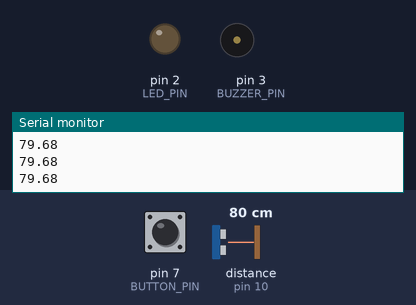
Simulated run of this sketch. Board: Arduino Uno, built with avr-gcc and run on an emulated ATmega328P. On the bench: output pins drawn as LEDs (lit = HIGH), buzzer (waves = sounding), the last lines printed to the serial monitor. Wiring (inferred from the names in the program): ultrasonic range finder: trigger pin 9; echo pin 10. Dashed ring = blinking. The inputs (shaded band) are chosen by the test bench; at power-on: distance to the obstacle (sensor on pin 10) 80 cm, pin 7 (BUTTON_PIN) HIGH. The echo pulse lasts 58.3 µs per cm; pins used as bus, display or sensor lines are not drawn.

Above: at 1.2 s.
1.3 s: distance to the obstacle (sensor on pin 10) set to 12 cm
2.8 s: distance to the obstacle (sensor on pin 10) set to 9 cm
At 2.91 s:
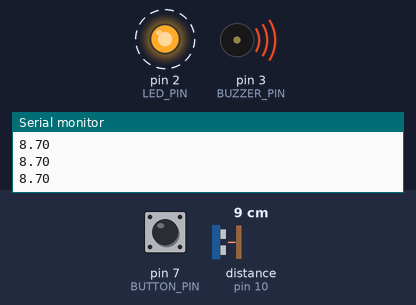
5.8 s: pin 7 (BUTTON_PIN) pulled LOW for 0.15 s
At 6.6 s:
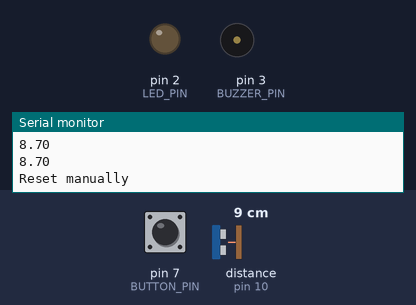
8.9 s: pin 7 (BUTTON_PIN) pulled LOW for 3.2 s
At 9.4 s:
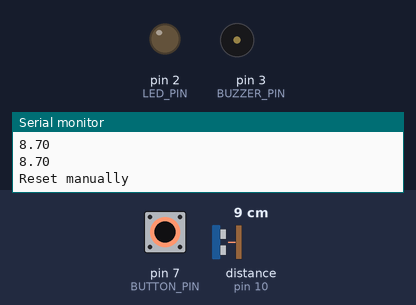
13.6 s: distance to the obstacle (sensor on pin 10) set to 18 cm
At 14.6 s:
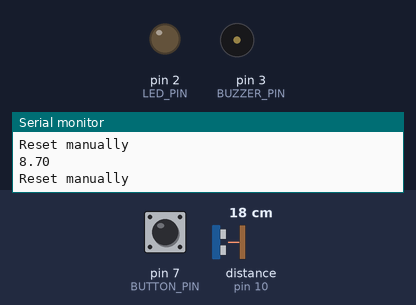
Timing chart, 0 to 16.1 s (numbered marks = the images above; inputs shaded):
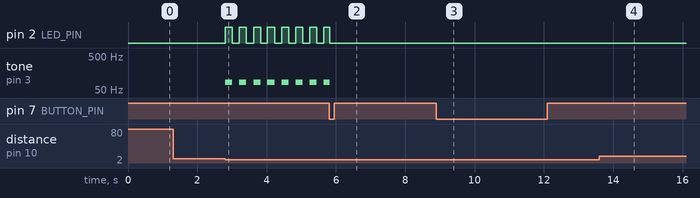

Measured:
- the behaviour switches between 11 and 10 cm on distance to the obstacle (sensor on pin 10) (found by bisection; images 0 and 1)
- after the input at 2.8 s, pin 2 (LED_PIN): alternates HIGH for 0.20 s and LOW for 0.20 s, starting at once; tone on pin 3 (BUZZER_PIN): alternates 85 Hz for 0.20 s and silent for 0.20 s, starting at once
- after the input at 5.8 s, pin 2 (LED_PIN): goes on until 5.8 s, then stays LOW; tone on pin 3 (BUZZER_PIN): goes on until 5.8 s, then stays silent
- after the input at 8.9 s, pin 2 (LED_PIN): stops changing and stays LOW; tone on pin 3 (BUZZER_PIN): stops changing and stays silent
- after the input at 13.6 s, pin 2 (LED_PIN): stays LOW (without the input it goes to HIGH after 2.2 s); tone on pin 3 (BUZZER_PIN): stays silent (without the input it goes to 85 Hz after 2.2 s)

The sketch:

SimpleBurglarAlarm.ino
```cpp
const int LED_PIN = 2; //LED for flashing lights
const int BUZZER_PIN = 3; //Buzzer for alarm sound
const int BEEP_FREQ = 200;  //Time (milliseconds) between each beep and flash
bool actuatorActive = false;

const int TRIG_PIN = 9; //For Ultrasonic sensor output
const int ECHO_PIN = 10; //For Ultrasonic sensor input

const int BUTTON_PIN = 7; //For reset button

const int MIN_DISTANCE = 10; //Distance (cm) before alarm rings

float duration; //In microseconds
float distance; //In centimeters

bool alarmActivated = false;
long alarmTime;

void setup() {
  Serial.begin(9600);
  alarmTime = millis();
  distance = 3.4028235E+38; //Maximum value for float to begin with

  pinMode(LED_PIN, OUTPUT);
  pinMode(BUZZER_PIN, OUTPUT);

  pinMode(TRIG_PIN, OUTPUT); //Sends a pulse
  pinMode(ECHO_PIN, INPUT); //Recieves the echo

  pinMode(BUTTON_PIN, INPUT_PULLUP);

}

void loop() {

  distance = measureDistance();
  Serial.println(distance);

  if(distance < MIN_DISTANCE) { //Intruder detected! Sound the alarm
    alarmActivated = true;
    alarmActivated = millis();
  }
  else { //No intruder (or the intruder ran away)
    reset();
  }

  if(alarmActivated) {
    if((millis() - alarmTime) >= BEEP_FREQ) {
      toggleActuators();
      alarmTime = millis();
    }
  }

  if(digitalRead(BUTTON_PIN) == LOW) {
    Serial.println("Reset manually");
    reset();
    delay(5000); //Delay to prevent alarm from reactivating immediately
  }

}

/*
  Measures and returns distance using ultrasonic sensor
*/
double measureDistance() {
  digitalWrite(TRIG_PIN, LOW);
  delayMicroseconds(2);
  digitalWrite(TRIG_PIN, HIGH); //Sends a pulse for 10 microseconds
  delayMicroseconds(10);
  digitalWrite(TRIG_PIN, LOW);

  duration = pulseIn(ECHO_PIN, HIGH);
  double dist = (duration*0.0343)/2;
  return dist > 0 ? dist : distance; //Ternary operator: Think of it as if(dist > 0), then return dist, otherwise return the global variable distance
}

/*
  Turns LED and buzzer on if off, and vica-versa
*/
void toggleActuators() {
  if(actuatorActive) { //Already on, so turn both off
    digitalWrite(LED_PIN, LOW);
    noTone(BUZZER_PIN);
  }
  else { //Off, so turn both on
    digitalWrite(LED_PIN, HIGH);
    tone(BUZZER_PIN, 85);
  }

  actuatorActive = !actuatorActive; //Flip the actuatorActive variable
}

void reset() {
  alarmActivated = false;
  noTone(BUZZER_PIN);
  digitalWrite(LED_PIN, LOW);
}
```
